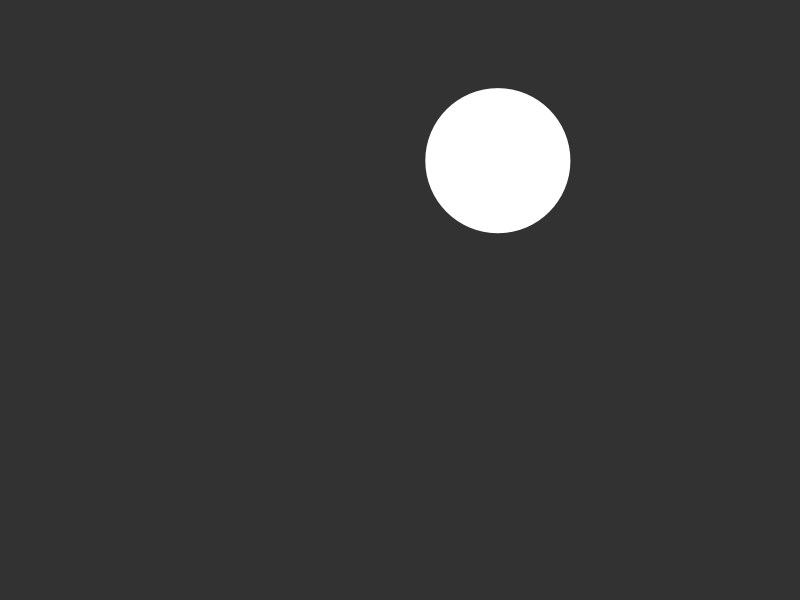
Frame 1 (no input)
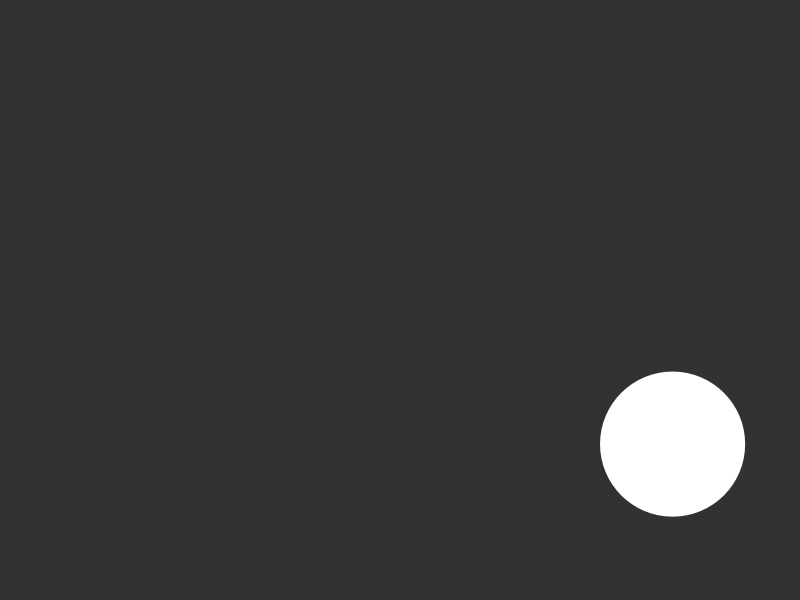
Frame 60 (the mouse pressed at the canvas centre just before this capture)
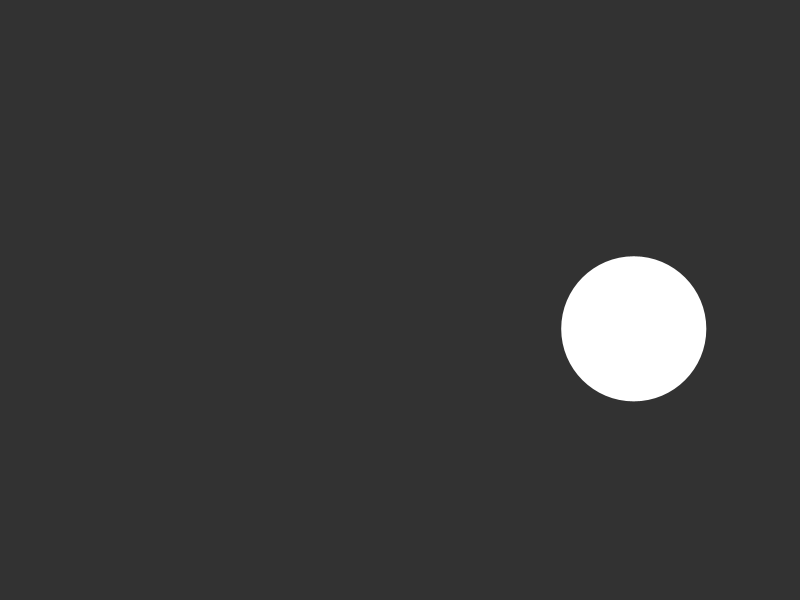
Frame 120 (the mouse held since frame 60 and released just before this capture)

The Processing sketch that drew these frames (run headless with seeded random() and noise(); from frame 60 on, the mouse is pressed at the canvas centre):

// Processing sketch: sketch_210217a
// ── sketch_210217a.pde
float bX, bY;
int vel;
float rad;
boolean dir=false;
float slope;

void initialize(){
    bX = random(width);
    bY = random(height);
    rad = random(100) + 50;
    slope = (1 + random(100))/100;
    vel = 20;
    ellipse(bX, bY, rad, rad);
}

void setup(){
    size(800,600);
    frameRate(60);
    noStroke();
    background(50);
    initialize();
}

void draw(){
    background(50);
    if (dir==true){
        bX += vel * cos(atan(slope));
        bY += vel * sin(atan(slope));
    }else{
        bX -= vel * cos(atan(slope));
        bY += vel * sin(atan(slope));
    }
    ellipse(bX, bY, rad, rad);
    if ((bX < rad/2) || (bX > width-rad/2)){
        dir = !dir;
    }
    if ((bY < rad/2) || (bY > height - rad/2)){
        slope *= -1;
    }
}
